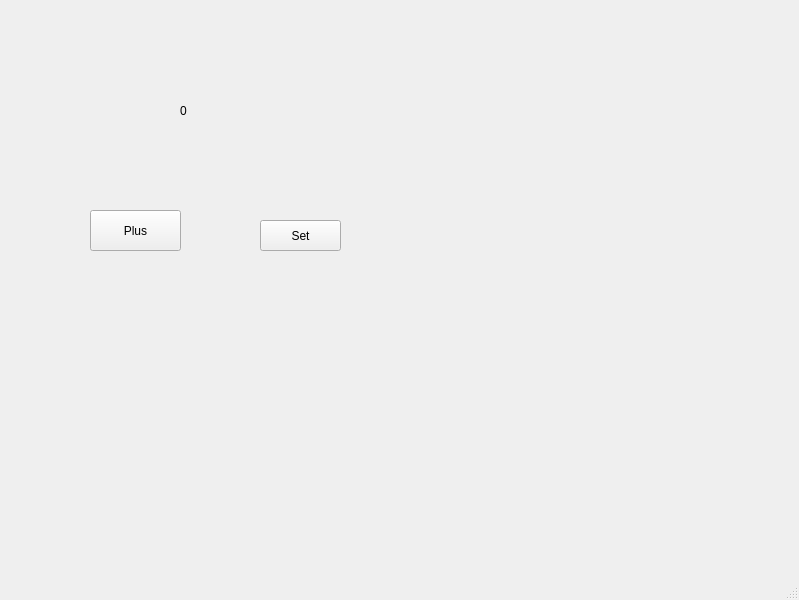
<?xml version="1.0" encoding="UTF-8"?>
<ui version="4.0">
 <class>MainWindow</class>
 <widget class="QMainWindow" name="MainWindow">
  <property name="geometry">
   <rect>
    <x>0</x>
    <y>0</y>
    <width>799</width>
    <height>600</height>
   </rect>
  </property>
  <property name="windowTitle">
   <string>MainWindow</string>
  </property>
  <widget class="QWidget" name="centralwidget">
   <widget class="QPushButton" name="pushButton">
    <property name="geometry">
     <rect>
      <x>90</x>
      <y>210</y>
      <width>91</width>
      <height>41</height>
     </rect>
    </property>
    <property name="text">
     <string>Plus</string>
    </property>
   </widget>
   <widget class="QLabel" name="label">
    <property name="geometry">
     <rect>
      <x>180</x>
      <y>90</y>
      <width>81</width>
      <height>41</height>
     </rect>
    </property>
    <property name="text">
     <string>0</string>
    </property>
   </widget>
   <widget class="QPushButton" name="pushButton_2">
    <property name="geometry">
     <rect>
      <x>260</x>
      <y>220</y>
      <width>81</width>
      <height>31</height>
     </rect>
    </property>
    <property name="text">
     <string>Set</string>
    </property>
   </widget>
  </widget>
  <widget class="QMenuBar" name="menubar">
   <property name="geometry">
    <rect>
     <x>0</x>
     <y>0</y>
     <width>799</width>
     <height>18</height>
    </rect>
   </property>
  </widget>
  <widget class="QStatusBar" name="statusbar"/>
 </widget>
 <resources/>
 <connections/>
</ui>
